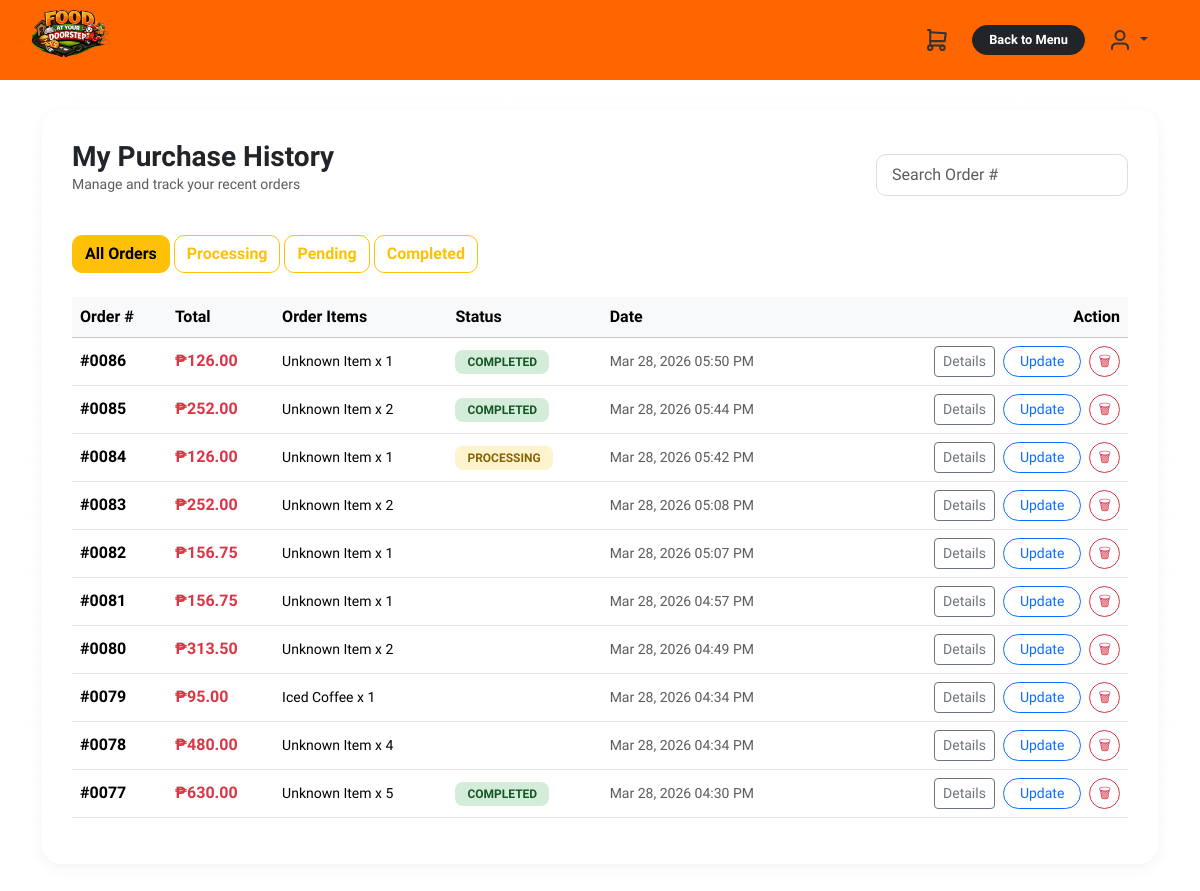
Screenshot of /orders.php (signed in) with the database file from the repository.
### tables this page shows
CREATE TABLE `orders` (
  `order_id` int(11) NOT NULL,
  `customer_id` int(11) NOT NULL,
  `staff_id` int(11) DEFAULT NULL,
  `price_total` decimal(10,2) DEFAULT NULL,
  `status` enum('pending','processing','cancelled','completed') NOT NULL,
  `created_at` datetime NOT NULL DEFAULT current_timestamp(),
  `due_at` time NOT NULL,
  `address` text DEFAULT NULL
);

### orders.php (the view, shortened to what this page needs)
<?php
require_once 'config.php';
$user_id = $_SESSION['user_id'];
$ordStmt = $pdo->prepare("
    SELECT *
    FROM orders
    WHERE customer_id = ?
    ORDER BY created_at DESC
");
$ordStmt->execute([$user_id]);
$orders = $ordStmt->fetchAll(PDO::FETCH_ASSOC);
function e($str) {
    return htmlspecialchars($str, ENT_QUOTES, 'UTF-8');
}
?>
<!DOCTYPE html>
<html lang="en">
<head>
    <link href="https://cdn.jsdelivr.net/npm/bootstrap@5.3.3/dist/css/bootstrap.min.css" rel="stylesheet">
</head>
<body onload="checkDeletedOrders()">
<nav class="navbar navbar-expand-lg sticky-top">
    <div class="container-fluid d-flex justify-content-between align-items-center px-4">
        <a class="navbar-brand p-0" href="customer_dashboard.php">
            <img src="images/logo.png" alt="Logo" class="nav-logo">
        </a>
        <div class="header-right">
            <button class="header-icon-btn" data-bs-toggle="modal" data-bs-target="#cartItemsModal" onclick="renderCartModal()">
            </button>
            <a href="customer_dashboard.php" class="btn btn-sm btn-dark rounded-pill px-3 fw-bold" style="font-size: 0.8rem;">Back to Menu</a>
            <div class="dropdown">
                <button class="header-icon-btn dropdown-toggle" type="button" data-bs-toggle="dropdown">
                </button>
            </div>
        </div>
    </div>
</nav>
<div class="container mt-4">
    <div class="orders-container">
        <div class="d-flex flex-column flex-md-row justify-content-between align-items-md-center mb-4">
            <div>
                <h3 class="fw-bold mb-0">My Purchase History</h3>
                <p class="text-muted small">Manage and track your recent orders</p>
            </div>
            <div class="d-flex gap-2">
                <input type="text" id="orderSearch" class="form-control search-input" placeholder="Search Order #">
            </div>
        </div>
        <div class="mb-4">
            <div class="btn-group" role="group">
                <button class="btn btn-outline-warning active status-filter-btn" data-status="ALL" onclick="setStatusFilter('ALL')">All Orders</button>
                <button class="btn btn-outline-warning status-filter-btn" data-status="PROCESSING" onclick="setStatusFilter('PROCESSING')">Processing</button>
                <button class="btn btn-outline-warning status-filter-btn" data-status="PENDING" onclick="setStatusFilter('PENDING')">Pending</button>
                <button class="btn btn-outline-warning status-filter-btn" data-status="COMPLETED" onclick="setStatusFilter('COMPLETED')">Completed</button>
            </div>
        </div>
        <div class="table-responsive">
            <table class="table align-middle">
                <thead class="table-light">
                    <tr>
                        <th>Order #</th>
                        <th>Total</th>
                        <th>Order Items</th>
                        <th>Status</th>
                        <th>Date</th>
                        <th class="text-end">Action</th>
                    </tr>
                </thead>
                <tbody id="ordersTbody">
                    <?php if (empty($orders)): ?>
                        <tr><td colspan="6" class="text-center py-4 text-muted">No orders found yet. Start ordering now!</td></tr>
                    <?php else: ?>
                        <?php foreach ($orders as $o):
                            $displayStr = str_pad($o['order_id'], 4, '0', STR_PAD_LEFT);
                            $rawStatus = strtoupper(trim($o['status'] ?? 'PENDING'));
                            $badgeClass = 'status-' . strtolower($rawStatus);
                            $summary = $o['product_summary'] ?? 'No items';
                            $due = (!empty($o['due_at']) && $o['due_at'] != '00:00:00')? date('h:i A', strtotime($o['due_at'])): 'Not set';
                            $addr = (!empty($o['address']) && $o['address'] !== 'NULL')
                            ? $o['address']
                            : 'Store Pickup';
                        ?>
                            <tr data-order-id="<?= (int)$o['order_id'] ?>" data-status="<?= $rawStatus ?>">
                                <td class="fw-bold">#<?= e($displayStr)?></td>
                                <td class="fw-bold text-danger">₱<?= e(number_format((float)($o['price_total'] ?? 0), 2)) ?></td>
                                <td class="small"><?= e($summary) ?></td>
                                <td><span class="status-badge <?= $badgeClass ?>"><?= e($rawStatus) ?></span></td>
                                <td class="small text-muted"><?= e(date('M d, Y h:i A', strtotime($o['created_at']))) ?></td>
                                <td class="text-end">
                                    <div class="d-flex justify-content-end gap-2">
                                        <?php if ($rawStatus === 'PROCESSING' || $rawStatus === 'COMPLETED'): ?>
                                            <span class="fw-bold text-success px-2" style="cursor: default;"></span>
                                        <?php endif; ?>
                                        <button
                                        class="btn btn-sm btn-outline-secondary"
                                        data-id="<?= (int)$o['order_id'] ?>"
                                        data-summary="<?= e($summary) ?>"
                                        data-due="<?= e($due) ?>"
                                        data-addr="<?= e($addr) ?>"
                                        data-total="<?= e(number_format((float)$o['price_total'], 2)) ?>"
                                        onclick="viewOrderDetailsFromEl(this)">
                                        Details
                                        </button>
                                        <button class="btn btn-sm btn-outline-primary px-3 rounded-pill"
                                            onclick="openUpdateModal(
                                                <?= (int)$o['order_id'] ?>,
                                                '<?= $due ?>',
                                                '<?= addslashes($addr) ?>'
                                            )">
                                            Update
                                        </button>
                                        <button class="btn btn-sm btn-outline-danger px-2 rounded-pill"
                                            onclick="deleteOrder(<?= (int)$o['order_id'] ?>)">
                                            🗑
                                        </button>
                                    </div>
                                </td>
                            </tr>
                        <?php endforeach; ?>
                    <?php endif; ?>
                </tbody>
            </table>
        </div>
    </div>
</div>
</body>
</html>

### orders.php (style rules this page uses)
body { font-family: 'Plus Jakarta Sans', sans-serif; margin: 0; padding: 0; min-height: 100vh; background-color: white; padding-bottom: 100px; }
body::before { content: ""; position: fixed; top: 0; left: 0; width: 100%; height: 100%; background: linear-gradient(180deg, rgb(255, 255, 255) 0%, rgba(255, 255, 255, 0.8) 100%); z-index: -1; }
.navbar { background-color: #ff6600 !important; height: 80px; padding: 0 20px; display: flex; align-items: center; z-index: 1050; }
.navbar-brand { display: flex; align-items: center; height: 100%; padding: 0; margin: 0; flex-shrink: 0; margin-left: -15px; }
.nav-logo { height: 100px; width: auto; max-height: 200%; object-fit: contain; }
.header-right { display: flex; align-items: center; gap: 15px; }
.header-icon-btn { position: relative; background: none; border: none; color: #333; padding: 8px; transition: 0.2s; }
.orders-container { background: white; border-radius: 20px; padding: 30px; box-shadow: 0 4px 15px rgba(0,0,0,0.05); margin-top: 30px; }
.status-badge { padding: 5px 12px; border-radius: 8px; font-size: 0.75rem; font-weight: 700; text-transform: uppercase; }
.status-processing { background: #fff3cd; color: #856404; }
.status-completed { background: #d4edda; color: #155724; }
.btn-group .btn { border-radius: 10px !important; margin-right: 5px; font-weight: 600; }
.search-input { border-radius: 10px; border: 1px solid #ddd; padding: 8px 15px; }

### rows the page displays
orders: order_id "0086", price_total "126.00", summary "Unknown Item x 1", status "COMPLETED", created_at "Mar 28, 2026 05:50 PM"
orders: order_id "0085", price_total "252.00", summary "Unknown Item x 2", status "COMPLETED", created_at "Mar 28, 2026 05:44 PM"
orders: order_id "0084", price_total "126.00", summary "Unknown Item x 1", status "PROCESSING", created_at "Mar 28, 2026 05:42 PM"
orders: order_id "0083", price_total "252.00", summary "Unknown Item x 2", created_at "Mar 28, 2026 05:08 PM"
orders: order_id "0082", price_total "156.75", summary "Unknown Item x 1", created_at "Mar 28, 2026 05:07 PM"
orders: order_id "0081", price_total "156.75", summary "Unknown Item x 1", created_at "Mar 28, 2026 04:57 PM"
orders: order_id "0080", price_total "313.50", summary "Unknown Item x 2", created_at "Mar 28, 2026 04:49 PM"
orders: order_id "0079", price_total "95.00", summary "Iced Coffee x 1", created_at "Mar 28, 2026 04:34 PM"
orders: order_id "0078", price_total "480.00", summary "Unknown Item x 4", created_at "Mar 28, 2026 04:34 PM"
orders: order_id "0077", price_total "630.00", summary "Unknown Item x 5", status "COMPLETED", created_at "Mar 28, 2026 04:30 PM"
